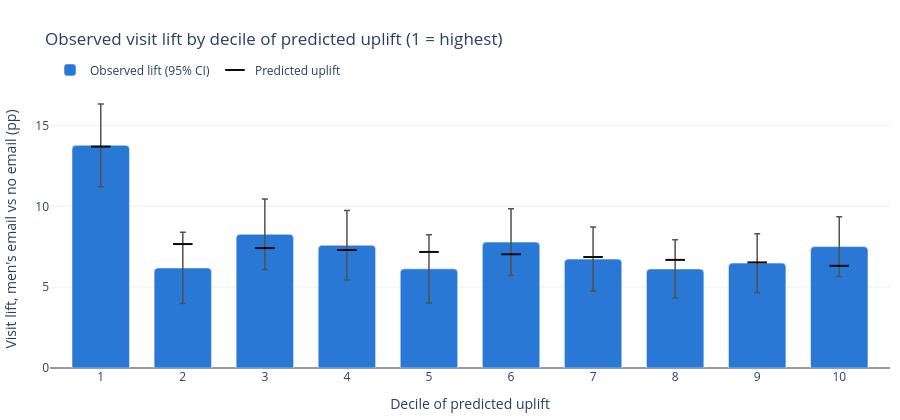

Write notebook code for a chart like this one.
### Markdown cell above
### Uplift by decile
This chart checks the T-learner against what actually happened. Customers are split into 10 equal groups (**deciles**) by their T-learner score: decile 1 holds the 10% with the highest predicted uplift, decile 10 the lowest. In each decile we measure the real lift with the phase 2 `proportion_test`.

- **Bars:** the observed lift in the decile, in percentage points (pp): visit rate of the emailed customers minus visit rate of the non-emailed customers.
- **Error bars:** the 95% confidence interval of that observed lift.
- **Black ticks:** the average uplift the model *predicted* for the decile.

If the model ranks well, the bars fall from left to right. If its predictions are accurate (*calibrated*), each tick sits inside its error bar.

### Code cell
# decile: 1 = top 10% of the T-learner ranking, 10 = bottom 10%
df["decile"] = pd.qcut(df["uplift_rank"].rank(method="first", ascending=False), 10, labels=range(1, 11))

rows = []
for decile, sub in df.groupby("decile", observed=True):
    r = proportion_test(values(sub, "visit", "mens_email"), values(sub, "visit", "no_email"))
    rows.append({"decile": int(decile), "predicted_uplift": sub["uplift_score"].mean(), **r})
deciles = pd.DataFrame(rows)

lift, low, high = (deciles[c].to_numpy() * 100 for c in ("abs_lift", "abs_ci_low", "abs_ci_high"))
fig = go.Figure()
fig.add_trace(go.Bar(
    x=deciles["decile"], y=lift, name="Observed lift (95% CI)",
    marker=dict(color="#2a78d6", cornerradius=4),
    error_y=dict(type="data", symmetric=False, array=high - lift, arrayminus=lift - low,
                 color="#52514e", thickness=1.5, width=3),
    hovertemplate="Decile %{x}: %{y:+.1f} pp observed<extra></extra>",
))
fig.add_trace(go.Scatter(
    x=deciles["decile"], y=deciles["predicted_uplift"] * 100, name="Predicted uplift", mode="markers",
    marker=dict(color="#0b0b0b", size=14, symbol="line-ew-open", line=dict(width=2)),
    hovertemplate="Decile %{x}: %{y:+.1f} pp predicted<extra></extra>",
))
fig.update_layout(
    title="Observed visit lift by decile of predicted uplift (1 = highest)",
    template="plotly_white", height=420, bargap=0.3,
    xaxis=dict(title="Decile of predicted uplift", tickmode="linear", dtick=1),
    yaxis=dict(title="Visit lift, men's email vs no email (pp)", zeroline=True, zerolinecolor=GREY),
    legend=dict(orientation="h", yanchor="bottom", y=1.02, xanchor="left", x=0),
    margin=dict(l=10, r=10, t=90, b=10),
)
fig.show()

### Figure 1 — Plotly figure (JSON) as saved in the notebook; plotly's stock layout.template omitted (floating-point values rounded to 4 significant figures)
{"data": [{"error_y": {"array": [2.559, 2.204, 2.179, 2.149, 2.116, 2.062, 1.988, 1.801, 1.812, 1.849], "arrayminus": [2.559, 2.204, 2.179, 2.149, 2.116, 2.062, 1.988, 1.801, 1.812, 1.849], "color": "#52514e", "symmetric": false, "thickness": 1.5, "type": "data", "width": 3}, "hovertemplate": "Decile %{x}: %{y:+.1f} pp observed<extra></extra>", "marker": {"color": "#2a78d6", "cornerradius": 4}, "name": "Observed lift (95% CI)", "type": "bar", "x": [1, 2, 3, 4, 5, 6, 7, 8, 9, 10], "y": [13.77, 6.187, 8.267, 7.591, 6.131, 7.785, 6.733, 6.125, 6.488, 7.509]}, {"hovertemplate": "Decile %{x}: %{y:+.1f} pp predicted<extra></extra>", "marker": {"color": "#0b0b0b", "line": {"width": 2}, "size": 14, "symbol": "line-ew-open"}, "mode": "markers", "name": "Predicted uplift", "type": "scatter", "x": [1, 2, 3, 4, 5, 6, 7, 8, 9, 10], "y": [13.69, 7.666, 7.416, 7.298, 7.177, 7.033, 6.863, 6.685, 6.531, 6.318]}], "layout": {"bargap": 0.3, "height": 420, "legend": {"orientation": "h", "x": 0, "xanchor": "left", "y": 1.02, "yanchor": "bottom"}, "margin": {"b": 10, "l": 10, "r": 10, "t": 90}, "title": {"text": "Observed visit lift by decile of predicted uplift (1 = highest)"}, "xaxis": {"dtick": 1, "tickmode": "linear", "title": {"text": "Decile of predicted uplift"}}, "yaxis": {"title": {"text": "Visit lift, men's email vs no email (pp)"}, "zeroline": true, "zerolinecolor": "#9b9a95"}}}
